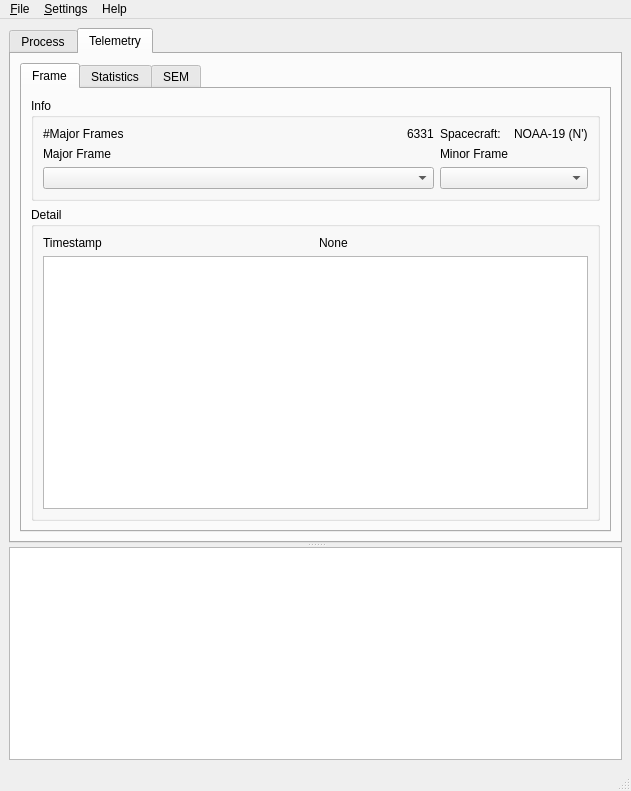
<?xml version="1.0" encoding="UTF-8"?>
<ui version="4.0">
 <class>MainWindow</class>
 <widget class="QMainWindow" name="MainWindow">
  <property name="geometry">
   <rect>
    <x>0</x>
    <y>0</y>
    <width>631</width>
    <height>791</height>
   </rect>
  </property>
  <property name="windowTitle">
   <string>NOAA DSB Decoder</string>
  </property>
  <widget class="QWidget" name="centralwidget">
   <property name="enabled">
    <bool>true</bool>
   </property>
   <property name="sizePolicy">
    <sizepolicy hsizetype="Maximum" vsizetype="Maximum">
     <horstretch>0</horstretch>
     <verstretch>0</verstretch>
    </sizepolicy>
   </property>
   <property name="minimumSize">
    <size>
     <width>458</width>
     <height>528</height>
    </size>
   </property>
   <layout class="QGridLayout" name="gridLayout_3">
    <item row="0" column="0">
     <widget class="QSplitter" name="splitter">
      <property name="orientation">
       <enum>Qt::Vertical</enum>
      </property>
      <widget class="QTabWidget" name="twCentral">
       <property name="enabled">
        <bool>true</bool>
       </property>
       <property name="currentIndex">
        <number>1</number>
       </property>
       <property name="tabsClosable">
        <bool>false</bool>
       </property>
       <property name="tabBarAutoHide">
        <bool>false</bool>
       </property>
       <widget class="QWidget" name="tabProcess">
        <property name="enabled">
         <bool>true</bool>
        </property>
        <property name="sizePolicy">
         <sizepolicy hsizetype="Expanding" vsizetype="Expanding">
          <horstretch>0</horstretch>
          <verstretch>0</verstretch>
         </sizepolicy>
        </property>
        <attribute name="title">
         <string>Process</string>
        </attribute>
        <layout class="QGridLayout" name="gridLayout_2">
         <item row="0" column="0">
          <layout class="QGridLayout" name="gridLayout">
           <item row="0" column="0">
            <widget class="QGroupBox" name="groupDemod">
             <property name="title">
              <string>Demodulator</string>
             </property>
             <layout class="QGridLayout" name="gridLayout_8">
              <item row="0" column="0">
               <layout class="QGridLayout" name="glDemod">
                <item row="0" column="3">
                 <widget class="QToolButton" name="tbDemodSettings">
                  <property name="text">
                   <string>...</string>
                  </property>
                 </widget>
                </item>
                <item row="2" column="2" colspan="2">
                 <widget class="QPushButton" name="pbDemodStart">
                  <property name="text">
                   <string>Demodulate</string>
                  </property>
                 </widget>
                </item>
                <item row="0" column="2">
                 <widget class="QPushButton" name="pbDemodOpen">
                  <property name="text">
                   <string>Open</string>
                  </property>
                 </widget>
                </item>
                <item row="1" column="1">
                 <widget class="QTextEdit" name="textDemodOutput">
                  <property name="sizePolicy">
                   <sizepolicy hsizetype="Expanding" vsizetype="Fixed">
                    <horstretch>0</horstretch>
                    <verstretch>1</verstretch>
                   </sizepolicy>
                  </property>
                  <property name="maximumSize">
                   <size>
                    <width>16777215</width>
                    <height>30</height>
                   </size>
                  </property>
                  <property name="verticalScrollBarPolicy">
                   <enum>Qt::ScrollBarAlwaysOff</enum>
                  </property>
                  <property name="horizontalScrollBarPolicy">
                   <enum>Qt::ScrollBarAlwaysOff</enum>
                  </property>
                  <property name="lineWrapMode">
                   <enum>QTextEdit::NoWrap</enum>
                  </property>
                  <property name="html">
                   <string>&lt;!DOCTYPE HTML PUBLIC &quot;-//W3C//DTD HTML 4.0//EN&quot; &quot;http://www.w3.org/TR/REC-html40/strict.dtd&quot;&gt;
&lt;html&gt;&lt;head&gt;&lt;meta name=&quot;qrichtext&quot; content=&quot;1&quot; /&gt;&lt;style type=&quot;text/css&quot;&gt;
p, li { white-space: pre-wrap; }
&lt;/style&gt;&lt;/head&gt;&lt;body style=&quot; font-family:'Bitstream Vera Sans'; font-size:12pt; font-weight:400; font-style:normal;&quot;&gt;
&lt;p style=&quot;-qt-paragraph-type:empty; margin-top:0px; margin-bottom:0px; margin-left:0px; margin-right:0px; -qt-block-indent:0; text-indent:0px;&quot;&gt;&lt;br /&gt;&lt;/p&gt;&lt;/body&gt;&lt;/html&gt;</string>
                  </property>
                  <property name="placeholderText">
                   <string>demod.raw</string>
                  </property>
                 </widget>
                </item>
                <item row="1" column="2">
                 <widget class="QPushButton" name="pbDemodSelect">
                  <property name="text">
                   <string>Select</string>
                  </property>
                 </widget>
                </item>
                <item row="0" column="1">
                 <widget class="QTextEdit" name="textDemodInput">
                  <property name="sizePolicy">
                   <sizepolicy hsizetype="Expanding" vsizetype="Fixed">
                    <horstretch>0</horstretch>
                    <verstretch>1</verstretch>
                   </sizepolicy>
                  </property>
                  <property name="maximumSize">
                   <size>
                    <width>16777215</width>
                    <height>30</height>
                   </size>
                  </property>
                  <property name="verticalScrollBarPolicy">
                   <enum>Qt::ScrollBarAlwaysOff</enum>
                  </property>
                  <property name="horizontalScrollBarPolicy">
                   <enum>Qt::ScrollBarAlwaysOff</enum>
                  </property>
                  <property name="lineWrapMode">
                   <enum>QTextEdit::NoWrap</enum>
                  </property>
                  <property name="html">
                   <string>&lt;!DOCTYPE HTML PUBLIC &quot;-//W3C//DTD HTML 4.0//EN&quot; &quot;http://www.w3.org/TR/REC-html40/strict.dtd&quot;&gt;
&lt;html&gt;&lt;head&gt;&lt;meta name=&quot;qrichtext&quot; content=&quot;1&quot; /&gt;&lt;style type=&quot;text/css&quot;&gt;
p, li { white-space: pre-wrap; }
&lt;/style&gt;&lt;/head&gt;&lt;body style=&quot; font-family:'Bitstream Vera Sans'; font-size:12pt; font-weight:400; font-style:normal;&quot;&gt;
&lt;p style=&quot;-qt-paragraph-type:empty; margin-top:0px; margin-bottom:0px; margin-left:0px; margin-right:0px; -qt-block-indent:0; text-indent:0px;&quot;&gt;&lt;br /&gt;&lt;/p&gt;&lt;/body&gt;&lt;/html&gt;</string>
                  </property>
                  <property name="placeholderText">
                   <string>IQ-Record.raw</string>
                  </property>
                 </widget>
                </item>
                <item row="0" column="0">
                 <widget class="QLabel" name="lDemodInput">
                  <property name="text">
                   <string>Input File</string>
                  </property>
                 </widget>
                </item>
                <item row="1" column="0">
                 <widget class="QLabel" name="lDemodOuput">
                  <property name="text">
                   <string>Output File</string>
                  </property>
                 </widget>
                </item>
               </layout>
              </item>
             </layout>
            </widget>
           </item>
           <item row="1" column="0">
            <widget class="QGroupBox" name="groupDecode">
             <property name="title">
              <string>Decoder</string>
             </property>
             <layout class="QGridLayout" name="gridLayout_7">
              <item row="0" column="0">
               <layout class="QGridLayout" name="glDecode">
                <item row="0" column="3">
                 <widget class="QToolButton" name="tbDecodeSettings">
                  <property name="text">
                   <string>...</string>
                  </property>
                 </widget>
                </item>
                <item row="2" column="2" colspan="2">
                 <widget class="QPushButton" name="pbDecodeStart">
                  <property name="text">
                   <string>Decode</string>
                  </property>
                 </widget>
                </item>
                <item row="0" column="2">
                 <widget class="QPushButton" name="pbDecodeOpen">
                  <property name="text">
                   <string>Open</string>
                  </property>
                 </widget>
                </item>
                <item row="1" column="1">
                 <widget class="QTextEdit" name="textDecodeOutput">
                  <property name="sizePolicy">
                   <sizepolicy hsizetype="Expanding" vsizetype="Fixed">
                    <horstretch>0</horstretch>
                    <verstretch>1</verstretch>
                   </sizepolicy>
                  </property>
                  <property name="maximumSize">
                   <size>
                    <width>16777215</width>
                    <height>30</height>
                   </size>
                  </property>
                  <property name="verticalScrollBarPolicy">
                   <enum>Qt::ScrollBarAlwaysOff</enum>
                  </property>
                  <property name="horizontalScrollBarPolicy">
                   <enum>Qt::ScrollBarAlwaysOff</enum>
                  </property>
                  <property name="lineWrapMode">
                   <enum>QTextEdit::NoWrap</enum>
                  </property>
                  <property name="placeholderText">
                   <string>NOAA.txt</string>
                  </property>
                 </widget>
                </item>
                <item row="1" column="2">
                 <widget class="QPushButton" name="pbDecodeSelect">
                  <property name="text">
                   <string>Select</string>
                  </property>
                 </widget>
                </item>
                <item row="0" column="1">
                 <widget class="QTextEdit" name="textDecodeInput">
                  <property name="sizePolicy">
                   <sizepolicy hsizetype="Expanding" vsizetype="Fixed">
                    <horstretch>0</horstretch>
                    <verstretch>1</verstretch>
                   </sizepolicy>
                  </property>
                  <property name="maximumSize">
                   <size>
                    <width>16777215</width>
                    <height>30</height>
                   </size>
                  </property>
                  <property name="verticalScrollBarPolicy">
                   <enum>Qt::ScrollBarAlwaysOff</enum>
                  </property>
                  <property name="horizontalScrollBarPolicy">
                   <enum>Qt::ScrollBarAlwaysOff</enum>
                  </property>
                  <property name="lineWrapMode">
                   <enum>QTextEdit::NoWrap</enum>
                  </property>
                  <property name="placeholderText">
                   <string>demod.raw</string>
                  </property>
                 </widget>
                </item>
                <item row="0" column="0">
                 <widget class="QLabel" name="lDecodeInput">
                  <property name="text">
                   <string>Input File</string>
                  </property>
                 </widget>
                </item>
                <item row="1" column="0">
                 <widget class="QLabel" name="lDecodeOutput">
                  <property name="text">
                   <string>Output File</string>
                  </property>
                 </widget>
                </item>
               </layout>
              </item>
             </layout>
            </widget>
           </item>
           <item row="2" column="0">
            <widget class="QGroupBox" name="groupAnalyze">
             <property name="title">
              <string>Analyzer</string>
             </property>
             <layout class="QGridLayout" name="gridLayout_6">
              <item row="0" column="0">
               <layout class="QGridLayout" name="glAnalyze">
                <item row="0" column="3">
                 <widget class="QToolButton" name="tbAnalyzeSettings">
                  <property name="text">
                   <string>...</string>
                  </property>
                 </widget>
                </item>
                <item row="1" column="2">
                 <widget class="QPushButton" name="bpAnalyzeSelect">
                  <property name="text">
                   <string>Select</string>
                  </property>
                 </widget>
                </item>
                <item row="0" column="0">
                 <widget class="QLabel" name="lAnalyzeInput">
                  <property name="text">
                   <string>Input File</string>
                  </property>
                 </widget>
                </item>
                <item row="1" column="0">
                 <widget class="QLabel" name="lAnalyzeOutpu">
                  <property name="text">
                   <string>Output File</string>
                  </property>
                 </widget>
                </item>
                <item row="0" column="1">
                 <widget class="QTextEdit" name="textAnalyzeInput">
                  <property name="sizePolicy">
                   <sizepolicy hsizetype="Expanding" vsizetype="Fixed">
                    <horstretch>0</horstretch>
                    <verstretch>1</verstretch>
                   </sizepolicy>
                  </property>
                  <property name="maximumSize">
                   <size>
                    <width>16777215</width>
                    <height>30</height>
                   </size>
                  </property>
                  <property name="verticalScrollBarPolicy">
                   <enum>Qt::ScrollBarAlwaysOff</enum>
                  </property>
                  <property name="horizontalScrollBarPolicy">
                   <enum>Qt::ScrollBarAlwaysOff</enum>
                  </property>
                  <property name="lineWrapMode">
                   <enum>QTextEdit::NoWrap</enum>
                  </property>
                  <property name="placeholderText">
                   <string>NOAA.txt</string>
                  </property>
                 </widget>
                </item>
                <item row="2" column="2" colspan="2">
                 <widget class="QPushButton" name="bpAnalyzeStart">
                  <property name="text">
                   <string>Analyze</string>
                  </property>
                 </widget>
                </item>
                <item row="1" column="1">
                 <widget class="QTextEdit" name="textAnalyzeOutput">
                  <property name="sizePolicy">
                   <sizepolicy hsizetype="Expanding" vsizetype="Fixed">
                    <horstretch>0</horstretch>
                    <verstretch>1</verstretch>
                   </sizepolicy>
                  </property>
                  <property name="maximumSize">
                   <size>
                    <width>16777215</width>
                    <height>30</height>
                   </size>
                  </property>
                  <property name="verticalScrollBarPolicy">
                   <enum>Qt::ScrollBarAlwaysOff</enum>
                  </property>
                  <property name="horizontalScrollBarPolicy">
                   <enum>Qt::ScrollBarAlwaysOff</enum>
                  </property>
                  <property name="lineWrapMode">
                   <enum>QTextEdit::NoWrap</enum>
                  </property>
                  <property name="placeholderText">
                   <string>Telemetry.txt</string>
                  </property>
                 </widget>
                </item>
                <item row="0" column="2">
                 <widget class="QPushButton" name="pbAnalyzeOpen">
                  <property name="text">
                   <string>Open</string>
                  </property>
                 </widget>
                </item>
                <item row="2" column="0" colspan="2">
                 <widget class="QProgressBar" name="bpAnalyzer">
                  <property name="value">
                   <number>0</number>
                  </property>
                 </widget>
                </item>
               </layout>
              </item>
             </layout>
            </widget>
           </item>
          </layout>
         </item>
        </layout>
       </widget>
       <widget class="QWidget" name="tabTelemetry">
        <property name="enabled">
         <bool>true</bool>
        </property>
        <attribute name="title">
         <string>Telemetry</string>
        </attribute>
        <layout class="QGridLayout" name="gridLayout_4">
         <item row="0" column="0">
          <layout class="QVBoxLayout" name="vlTelemetry" stretch="0">
           <item>
            <widget class="QTabWidget" name="twTelemetry">
             <property name="currentIndex">
              <number>0</number>
             </property>
             <widget class="QWidget" name="tabFrame">
              <attribute name="title">
               <string>Frame</string>
              </attribute>
              <layout class="QGridLayout" name="gridLayout_11">
               <item row="0" column="0">
                <widget class="QGroupBox" name="gropFrameInfo">
                 <property name="title">
                  <string>Info</string>
                 </property>
                 <layout class="QGridLayout" name="gridLayout_10" rowstretch="0,0,0,0,0,0" columnstretch="3,0,0,0">
                  <item row="2" column="0">
                   <widget class="QLabel" name="lFrameMajorFrame_2">
                    <property name="text">
                     <string>Major Frame</string>
                    </property>
                   </widget>
                  </item>
                  <item row="2" column="2">
                   <widget class="QLabel" name="lFrameMinorFrame">
                    <property name="text">
                     <string>Minor Frame</string>
                    </property>
                   </widget>
                  </item>
                  <item row="0" column="2">
                   <widget class="QLabel" name="lFrameSpacecraft">
                    <property name="text">
                     <string>Spacecraft:</string>
                    </property>
                   </widget>
                  </item>
                  <item row="3" column="0" colspan="2">
                   <widget class="QComboBox" name="cbFrameMajorFrame"/>
                  </item>
                  <item row="0" column="0">
                   <widget class="QLabel" name="lFrameMajorFrame">
                    <property name="text">
                     <string>#Major Frames</string>
                    </property>
                   </widget>
                  </item>
                  <item row="0" column="3">
                   <widget class="QLabel" name="lFrameSpacecraftID">
                    <property name="text">
                     <string>NOAA-19 (N')</string>
                    </property>
                   </widget>
                  </item>
                  <item row="3" column="2" colspan="2">
                   <widget class="QComboBox" name="cbFrameMinorFrame"/>
                  </item>
                  <item row="0" column="1">
                   <widget class="QLabel" name="lFrameMajorFrameNum">
                    <property name="text">
                     <string>6331</string>
                    </property>
                   </widget>
                  </item>
                 </layout>
                </widget>
               </item>
               <item row="1" column="0">
                <widget class="QGroupBox" name="groupFrameDetail">
                 <property name="title">
                  <string>Detail</string>
                 </property>
                 <layout class="QGridLayout" name="gridLayout_5">
                  <item row="0" column="0">
                   <widget class="QLabel" name="lFrameTimestampText">
                    <property name="text">
                     <string>Timestamp</string>
                    </property>
                   </widget>
                  </item>
                  <item row="0" column="1">
                   <widget class="QLabel" name="lFrameTimestamp">
                    <property name="text">
                     <string>None</string>
                    </property>
                   </widget>
                  </item>
                  <item row="3" column="0" colspan="2">
                   <widget class="QTableView" name="tvFrameDetail"/>
                  </item>
                 </layout>
                </widget>
               </item>
              </layout>
             </widget>
             <widget class="QWidget" name="tabStats">
              <attribute name="title">
               <string>Statistics</string>
              </attribute>
              <layout class="QGridLayout" name="gridLayout_12">
               <item row="0" column="0">
                <widget class="QWidget" name="wStats" native="true"/>
               </item>
              </layout>
             </widget>
             <widget class="QWidget" name="tabSEM">
              <attribute name="title">
               <string>SEM</string>
              </attribute>
              <layout class="QGridLayout" name="gridLayout_13">
               <item row="0" column="0">
                <widget class="QWidget" name="wSEM" native="true"/>
               </item>
              </layout>
             </widget>
            </widget>
           </item>
          </layout>
         </item>
        </layout>
       </widget>
      </widget>
      <widget class="QPlainTextEdit" name="tbProcess">
       <property name="readOnly">
        <bool>true</bool>
       </property>
       <property name="maximumBlockCount">
        <number>500</number>
       </property>
      </widget>
     </widget>
    </item>
   </layout>
  </widget>
  <widget class="QMenuBar" name="menubar">
   <property name="geometry">
    <rect>
     <x>0</x>
     <y>0</y>
     <width>631</width>
     <height>24</height>
    </rect>
   </property>
   <widget class="QMenu" name="menuFile">
    <property name="title">
     <string>&amp;File</string>
    </property>
    <addaction name="actionExit"/>
   </widget>
   <widget class="QMenu" name="menuHelp">
    <property name="title">
     <string>Help</string>
    </property>
    <addaction name="actionAbout"/>
    <addaction name="actionLicence"/>
   </widget>
   <widget class="QMenu" name="menuSettings">
    <property name="title">
     <string>&amp;Settings</string>
    </property>
    <addaction name="actionConsole_Output"/>
   </widget>
   <addaction name="menuFile"/>
   <addaction name="menuSettings"/>
   <addaction name="menuHelp"/>
  </widget>
  <widget class="QStatusBar" name="statusbar"/>
  <action name="actionExit">
   <property name="text">
    <string>&amp;Exit</string>
   </property>
   <property name="shortcut">
    <string>Ctrl+Q</string>
   </property>
  </action>
  <action name="actionAbout">
   <property name="text">
    <string>About</string>
   </property>
  </action>
  <action name="actionLicence">
   <property name="text">
    <string>Licence</string>
   </property>
  </action>
  <action name="actionConsole_Output">
   <property name="checkable">
    <bool>true</bool>
   </property>
   <property name="checked">
    <bool>true</bool>
   </property>
   <property name="text">
    <string>Console Output</string>
   </property>
  </action>
 </widget>
 <resources/>
 <connections>
  <connection>
   <sender>pbDemodOpen</sender>
   <signal>clicked()</signal>
   <receiver>MainWindow</receiver>
   <slot>pbDemodOpen_clicked()</slot>
   <hints>
    <hint type="sourcelabel">
     <x>557</x>
     <y>137</y>
    </hint>
    <hint type="destinationlabel">
     <x>459</x>
     <y>127</y>
    </hint>
   </hints>
  </connection>
  <connection>
   <sender>pbDecodeOpen</sender>
   <signal>clicked()</signal>
   <receiver>MainWindow</receiver>
   <slot>pbDecodeOpen_clicked()</slot>
   <hints>
    <hint type="sourcelabel">
     <x>557</x>
     <y>296</y>
    </hint>
    <hint type="destinationlabel">
     <x>587</x>
     <y>316</y>
    </hint>
   </hints>
  </connection>
  <connection>
   <sender>pbAnalyzeOpen</sender>
   <signal>clicked()</signal>
   <receiver>MainWindow</receiver>
   <slot>pbAnalyzeOpen_clicked()</slot>
   <hints>
    <hint type="sourcelabel">
     <x>557</x>
     <y>454</y>
    </hint>
    <hint type="destinationlabel">
     <x>630</x>
     <y>617</y>
    </hint>
   </hints>
  </connection>
  <connection>
   <sender>pbDemodSelect</sender>
   <signal>clicked()</signal>
   <receiver>MainWindow</receiver>
   <slot>pbDemodSelect_clicked()</slot>
   <hints>
    <hint type="sourcelabel">
     <x>557</x>
     <y>174</y>
    </hint>
    <hint type="destinationlabel">
     <x>630</x>
     <y>202</y>
    </hint>
   </hints>
  </connection>
  <connection>
   <sender>pbDecodeSelect</sender>
   <signal>clicked()</signal>
   <receiver>MainWindow</receiver>
   <slot>pbDecodeSelect_clicked()</slot>
   <hints>
    <hint type="sourcelabel">
     <x>557</x>
     <y>333</y>
    </hint>
    <hint type="destinationlabel">
     <x>630</x>
     <y>455</y>
    </hint>
   </hints>
  </connection>
  <connection>
   <sender>bpAnalyzeSelect</sender>
   <signal>clicked()</signal>
   <receiver>MainWindow</receiver>
   <slot>pbAnalyzeSelect_clicked()</slot>
   <hints>
    <hint type="sourcelabel">
     <x>557</x>
     <y>491</y>
    </hint>
    <hint type="destinationlabel">
     <x>630</x>
     <y>691</y>
    </hint>
   </hints>
  </connection>
  <connection>
   <sender>actionExit</sender>
   <signal>triggered()</signal>
   <receiver>MainWindow</receiver>
   <slot>close()</slot>
   <hints>
    <hint type="sourcelabel">
     <x>-1</x>
     <y>-1</y>
    </hint>
    <hint type="destinationlabel">
     <x>336</x>
     <y>423</y>
    </hint>
   </hints>
  </connection>
  <connection>
   <sender>tbDemodSettings</sender>
   <signal>clicked()</signal>
   <receiver>MainWindow</receiver>
   <slot>tbDemodSettings_clicked()</slot>
   <hints>
    <hint type="sourcelabel">
     <x>596</x>
     <y>137</y>
    </hint>
    <hint type="destinationlabel">
     <x>630</x>
     <y>71</y>
    </hint>
   </hints>
  </connection>
  <connection>
   <sender>tbDecodeSettings</sender>
   <signal>clicked()</signal>
   <receiver>MainWindow</receiver>
   <slot>tbDecodeSettings_clicked()</slot>
   <hints>
    <hint type="sourcelabel">
     <x>596</x>
     <y>296</y>
    </hint>
    <hint type="destinationlabel">
     <x>630</x>
     <y>398</y>
    </hint>
   </hints>
  </connection>
  <connection>
   <sender>tbAnalyzeSettings</sender>
   <signal>clicked()</signal>
   <receiver>MainWindow</receiver>
   <slot>tbAnalyzeSettings_clicked()</slot>
   <hints>
    <hint type="sourcelabel">
     <x>596</x>
     <y>454</y>
    </hint>
    <hint type="destinationlabel">
     <x>630</x>
     <y>645</y>
    </hint>
   </hints>
  </connection>
  <connection>
   <sender>pbDemodStart</sender>
   <signal>clicked()</signal>
   <receiver>MainWindow</receiver>
   <slot>run_demod()</slot>
   <hints>
    <hint type="sourcelabel">
     <x>596</x>
     <y>210</y>
    </hint>
    <hint type="destinationlabel">
     <x>630</x>
     <y>219</y>
    </hint>
   </hints>
  </connection>
  <connection>
   <sender>pbDecodeStart</sender>
   <signal>clicked()</signal>
   <receiver>MainWindow</receiver>
   <slot>run_decode()</slot>
   <hints>
    <hint type="sourcelabel">
     <x>596</x>
     <y>369</y>
    </hint>
    <hint type="destinationlabel">
     <x>630</x>
     <y>385</y>
    </hint>
   </hints>
  </connection>
  <connection>
   <sender>bpAnalyzeStart</sender>
   <signal>clicked()</signal>
   <receiver>MainWindow</receiver>
   <slot>run_analyze()</slot>
   <hints>
    <hint type="sourcelabel">
     <x>596</x>
     <y>527</y>
    </hint>
    <hint type="destinationlabel">
     <x>630</x>
     <y>566</y>
    </hint>
   </hints>
  </connection>
  <connection>
   <sender>actionConsole_Output</sender>
   <signal>toggled(bool)</signal>
   <receiver>tbProcess</receiver>
   <slot>setVisible(bool)</slot>
   <hints>
    <hint type="sourcelabel">
     <x>-1</x>
     <y>-1</y>
    </hint>
    <hint type="destinationlabel">
     <x>490</x>
     <y>686</y>
    </hint>
   </hints>
  </connection>
  <connection>
   <sender>actionAbout</sender>
   <signal>triggered()</signal>
   <receiver>MainWindow</receiver>
   <slot>onAbout()</slot>
   <hints>
    <hint type="sourcelabel">
     <x>-1</x>
     <y>-1</y>
    </hint>
    <hint type="destinationlabel">
     <x>382</x>
     <y>423</y>
    </hint>
   </hints>
  </connection>
  <connection>
   <sender>actionLicence</sender>
   <signal>triggered()</signal>
   <receiver>MainWindow</receiver>
   <slot>onLicense()</slot>
   <hints>
    <hint type="sourcelabel">
     <x>-1</x>
     <y>-1</y>
    </hint>
    <hint type="destinationlabel">
     <x>382</x>
     <y>423</y>
    </hint>
   </hints>
  </connection>
  <connection>
   <sender>cbFrameMajorFrame</sender>
   <signal>currentIndexChanged(int)</signal>
   <receiver>MainWindow</receiver>
   <slot>onMajorFrameChanged()</slot>
   <hints>
    <hint type="sourcelabel">
     <x>97</x>
     <y>249</y>
    </hint>
    <hint type="destinationlabel">
     <x>1</x>
     <y>135</y>
    </hint>
   </hints>
  </connection>
 </connections>
 <slots>
  <slot>pbDemodOpen_clicked()</slot>
  <slot>pbDecodeOpen_clicked()</slot>
  <slot>pbAnalyzeOpen_clicked()</slot>
  <slot>pbDemodSelect_clicked()</slot>
  <slot>pbDecodeSelect_clicked()</slot>
  <slot>pbAnalyzeSelect_clicked()</slot>
  <slot>tbDemodSettings_clicked()</slot>
  <slot>tbDecodeSettings_clicked()</slot>
  <slot>tbAnalyzeSettings_clicked()</slot>
  <slot>run_demod()</slot>
  <slot>run_decode()</slot>
  <slot>run_analyze()</slot>
  <slot>onAbout()</slot>
  <slot>onLicense()</slot>
  <slot>onMajorFrameChanged()</slot>
 </slots>
</ui>
